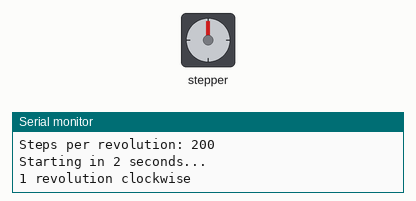
The sketch below on a simulated Arduino Uno, built with avr-gcc and run on an emulated ATmega328P. On the bench: stepper motor, the last lines printed to the serial monitor. Wiring (inferred from the names in the program): stepper motor driver (200 steps per turn assumed): step pin 3; direction pin 2; enable pin 8.

Above: at 2.05 s.
At 4.15 s:
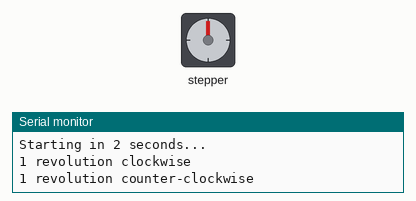
At 6.3 s:
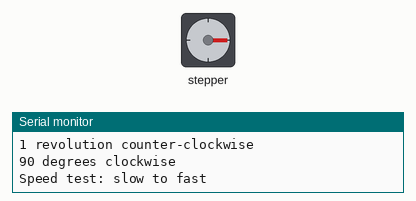
At 10.3 s:
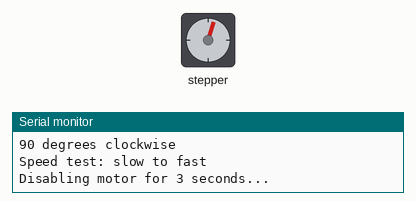
Timing chart, 0 to 12.8 s (numbered marks = the images above):
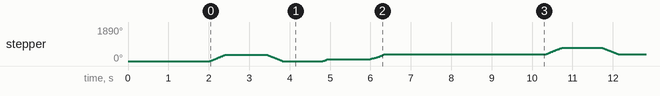

The sketch:

arduino-a4988-stepper.ino
```cpp
/*
 * Nema 17 Stepper Motor Control with A4988 Driver Module
 *
 * This code controls your bipolar stepper motor using an A4988 driver module.
 * The A4988 is MUCH easier to use than L293D or discrete components!
 *
 * Only 2 pins needed: STEP and DIRECTION
 *
 * A4988 Connections:
 * STEP -> Arduino Pin 3
 * DIR  -> Arduino Pin 2
 *
 * MS1, MS2, MS3 -> Connect for microstepping (see table below)
 * ENABLE -> GND (or Arduino pin if you want to disable motor)
 * RESET -> +5V (or leave floating)
 * SLEEP -> +5V (or tie to RESET)
 *
 * VMOT -> +12V (motor power supply)
 * GND (motor power) -> GND
 * VDD -> +5V (logic power from Arduino)
 * GND (logic) -> GND
 *
 * 1B, 1A -> Coil A of stepper (one pair of wires)
 * 2A, 2B -> Coil B of stepper (other pair of wires)
 *
 * Microstepping Selection (MS1, MS2, MS3):
 * MS1  MS2  MS3  | Resolution
 * LOW  LOW  LOW  | Full step (200 steps/rev)
 * HIGH LOW  LOW  | Half step (400 steps/rev)
 * LOW  HIGH LOW  | 1/4 step (800 steps/rev)
 * HIGH HIGH LOW  | 1/8 step (1600 steps/rev)
 * HIGH HIGH HIGH | 1/16 step (3200 steps/rev)
 *
 * IMPORTANT: Adjust current limit potentiometer on A4988 before first use!
 * Your motor is 1.0A, so set current to about 0.8A using the formula:
 * Current Limit = Vref / (8 × Rsense)
 * For A4988 with 0.1Ω sense resistors: Vref = 0.8A × 8 × 0.1 = 0.64V
 * Measure Vref between potentiometer and GND, adjust to ~0.64V
 */

// Pin definitions
const int STEP_PIN = 3;
const int DIR_PIN = 2;
const int ENABLE_PIN = 8;  // Optional - tie to GND if not used

// Motor specifications
// Adjust STEPS_PER_REV based on microstepping:
// Full step: 200
// Half step: 400
// 1/4 step: 800
// 1/8 step: 1600
// 1/16 step: 3200
const int STEPS_PER_REV = 200;  // Full step mode (MS1=MS2=MS3=LOW)

// Speed control (microseconds between steps)
int stepDelay = 1000;  // 1000µs = 1ms = moderate speed
                       // Lower = faster, but don't go below ~100µs

void setup() {
  // Initialize pins
  pinMode(STEP_PIN, OUTPUT);
  pinMode(DIR_PIN, OUTPUT);
  pinMode(ENABLE_PIN, OUTPUT);

  // Enable the motor (LOW = enabled, HIGH = disabled)
  digitalWrite(ENABLE_PIN, LOW);

  // Initialize serial
  Serial.begin(9600);
  Serial.println("A4988 Stepper Motor Control");
  Serial.println("Steps per revolution: " + String(STEPS_PER_REV));
  Serial.println("Starting in 2 seconds...");
  delay(2000);
}

void loop() {
  // Example 1: One full revolution clockwise
  Serial.println("1 revolution clockwise");
  setDirection(true);
  rotate(STEPS_PER_REV);
  delay(1000);

  // Example 2: One full revolution counter-clockwise
  Serial.println("1 revolution counter-clockwise");
  setDirection(false);
  rotate(STEPS_PER_REV);
  delay(1000);

  // Example 3: 90 degree rotation
  Serial.println("90 degrees clockwise");
  setDirection(true);
  rotate(STEPS_PER_REV / 4);
  delay(1000);

  // Example 4: Variable speed demonstration
  Serial.println("Speed test: slow to fast");
  setDirection(true);
  for (int speed = 2000; speed >= 500; speed -= 100) {
    stepDelay = speed;
    rotate(10);  // 10 steps at each speed
  }
  delay(1000);

  // Example 5: Disable motor to prevent heating
  Serial.println("Disabling motor for 3 seconds...");
  disableMotor();
  delay(3000);
  enableMotor();

  // Reset speed
  stepDelay = 1000;
}

// Rotate a specific number of steps
void rotate(int steps) {
  for (int i = 0; i < steps; i++) {
    step();
  }
}

// Execute one step
void step() {
  digitalWrite(STEP_PIN, HIGH);
  delayMicroseconds(stepDelay);
  digitalWrite(STEP_PIN, LOW);
  delayMicroseconds(stepDelay);
}

// Set rotation direction
void setDirection(bool clockwise) {
  if (clockwise) {
    digitalWrite(DIR_PIN, HIGH);
  } else {
    digitalWrite(DIR_PIN, LOW);
  }
  delayMicroseconds(5);  // Give driver time to register direction change
}

// Disable motor (saves power, prevents heating)
void disableMotor() {
  digitalWrite(ENABLE_PIN, HIGH);
}

// Enable motor
void enableMotor() {
  digitalWrite(ENABLE_PIN, LOW);
  delay(1);  // Give driver time to wake up
}

// Set speed in RPM (revolutions per minute)
void setSpeedRPM(float rpm) {
  // Calculate microseconds per step
  // rpm × steps_per_rev / 60 seconds = steps per second
  // 1,000,000 µs / steps_per_second = µs per step
  float stepsPerSecond = (rpm * STEPS_PER_REV) / 60.0;
  stepDelay = (int)(500000.0 / stepsPerSecond);  // Divide by 2 for HIGH+LOW

  // Clamp to safe range
  if (stepDelay < 100) stepDelay = 100;  // Max speed limit
  if (stepDelay > 10000) stepDelay = 10000;  // Min speed limit
}

/*
 * ADVANCED FUNCTIONS FOR YOUR PHOTO BOOTH PROJECTS
 */

// Rotate to a specific angle (in degrees)
void rotateDegrees(float degrees, bool clockwise) {
  int steps = (int)((degrees / 360.0) * STEPS_PER_REV);
  setDirection(clockwise);
  rotate(steps);
}

// Accelerated rotation (smooth start/stop)
void rotateAccelerated(int steps, bool clockwise) {
  setDirection(clockwise);

  int accelSteps = min(steps / 4, 50);  // Accelerate over 1/4 distance or 50 steps
  int cruiseSteps = steps - (2 * accelSteps);

  // Acceleration phase
  for (int i = 0; i < accelSteps; i++) {
    int currentDelay = stepDelay * 2 - ((stepDelay * i) / accelSteps);
    digitalWrite(STEP_PIN, HIGH);
    delayMicroseconds(currentDelay);
    digitalWrite(STEP_PIN, LOW);
    delayMicroseconds(currentDelay);
  }

  // Cruise phase
  for (int i = 0; i < cruiseSteps; i++) {
    step();
  }

  // Deceleration phase
  for (int i = accelSteps; i > 0; i--) {
    int currentDelay = stepDelay * 2 - ((stepDelay * i) / accelSteps);
    digitalWrite(STEP_PIN, HIGH);
    delayMicroseconds(currentDelay);
    digitalWrite(STEP_PIN, LOW);
    delayMicroseconds(currentDelay);
  }
}

// Continuous rotation (for photo booth rollers)
// Call this repeatedly in loop() to keep motor running
void continuousRotation(bool clockwise, float rpm) {
  setDirection(clockwise);
  setSpeedRPM(rpm);
  step();
}

/*
 * PHOTO BOOTH APPLICATION EXAMPLE
 *
 * For your photo booth with chemistry rollers:
 * 1. Use continuous rotation while developing
 * 2. Use precise angle control for positioning
 * 3. Enable/disable to save power between uses
 * 4. Use acceleration for smooth starts/stops
 *
 * Example usage:
 *
 * // Advance photo paper 10cm through chemistry
 * setSpeedRPM(30);  // Slow, steady rotation
 * rotate(calculateStepsForDistance(10.0));  // You'd need to calculate this
 *
 * // Wait for development time
 * disableMotor();
 * delay(60000);  // 60 seconds
 *
 * // Advance to next bath
 * enableMotor();
 * rotate(calculateStepsForDistance(15.0));
 */
```

Measured:
- by itself, stepper: turns 360° clockwise in 0.40 s, then 360° counter-clockwise in 0.40 s, then 90° clockwise in 0.10 s, then 288° clockwise in 0.40 s, repeating every 8.3 s
